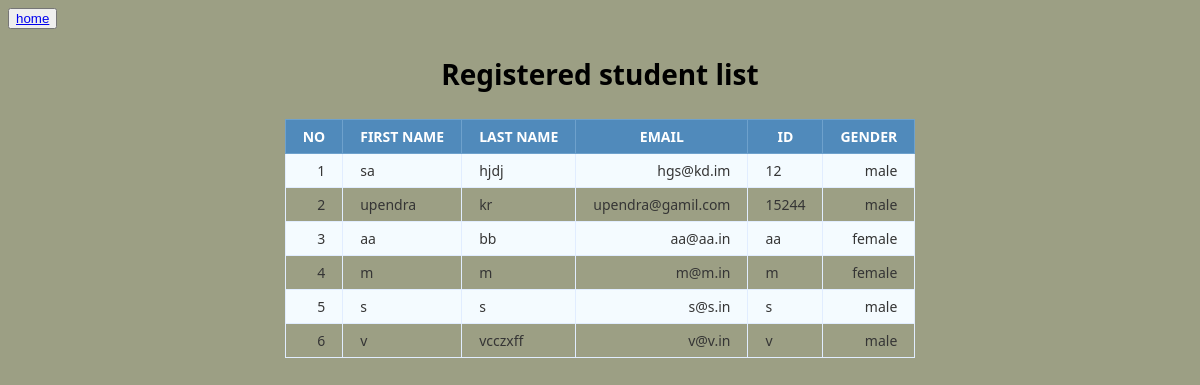
The app's page /registeredstudent.php with its own data.
### tables this page shows
CREATE TABLE `student` (
  `firstname` varchar(100) NOT NULL,
  `lastname` varchar(100) NOT NULL,
  `email` varchar(100) NOT NULL,
  `id` varchar(100) NOT NULL,
  `password` varchar(100) NOT NULL,
  `gender` varchar(100) NOT NULL,
  PRIMARY KEY  (`id`)
);

### registeredstudent.php (the view, shortened to what this page needs)
<?php
 $mysqli = new mysqli("localhost","root","","project2");
 $query = $mysqli->query("select firstname,lastname,email,id,gender from student");
?>
<html>
<head>
</head>
<body>
<button><a href="admin.php">home</a></button>
	<table class="data-table">
		<caption class="title"><h1>Registered student list</h1></caption>
		<thead>
			<tr>
				<th>NO</th>
				<th>FIRST NAME </th>
				<th>LAST NAME</th>
				<th>EMAIL</th>
				<th>ID</th>
				<th>GENDER</th>
			</tr>
		</thead>
		<tbody>
		<?php
		$no 	= 1;
		while ($row = mysqli_fetch_array($query))
		{
			echo '<tr>
					<td>'.$no.'</td>
					<td>'.$row['firstname'].'</td>
					<td>'.$row['lastname'].'</td>
					<td>'.$row['email'].'</td>
					<td>'.$row['id'].'</td>
					<td>'.$row['gender'].'</td>
				</tr>';
			$no++;
		}
		?>
		</tbody>
	</table>
</body>
</html>

### registeredstudent.php (style rules this page uses)
body { font-size: 15px; background-color: #9c9f84; font-family: "segoe-ui", "open-sans", tahoma, arial; }
table { margin: auto; font-family: "Lucida Sans Unicode", "Lucida Grande", "Segoe Ui"; font-size: 12px; }
table td { transition: all .5s; }
.data-table { border-collapse: collapse; font-size: 14px; min-width: 537px; }
.data-table th, .data-table td { border: 1px solid #e1edff; padding: 7px 17px; }
.data-table caption { margin: 7px; }
.data-table thead th { background-color: #508abb; color: #FFFFFF; border-color: #6ea1cc !important; text-transform: uppercase; }
.data-table tbody td { color: #353535; }
.data-table tbody td:first-child, .data-table tbody td:nth-child(4), .data-table tbody td:last-child { text-align: right; }
.data-table tbody tr:nth-child(odd) td { background-color: #f4fbff; }

### records on screen
student: firstname "sa", lastname "hjdj", email "hgs@kd.im", id "12", gender "male"
student: firstname "upendra", lastname "kr", email "upendra@gamil.com", id "15244", gender "male"
student: firstname "aa", lastname "bb", email "aa@aa.in", id "aa", gender "female"
student: firstname "m", lastname "m", email "m@m.in", id "m", gender "female"
student: firstname "s", lastname "s", email "s@s.in", id "s", gender "male"
student: firstname "v", lastname "vcczxff", email "v@v.in", id "v", gender "male"
